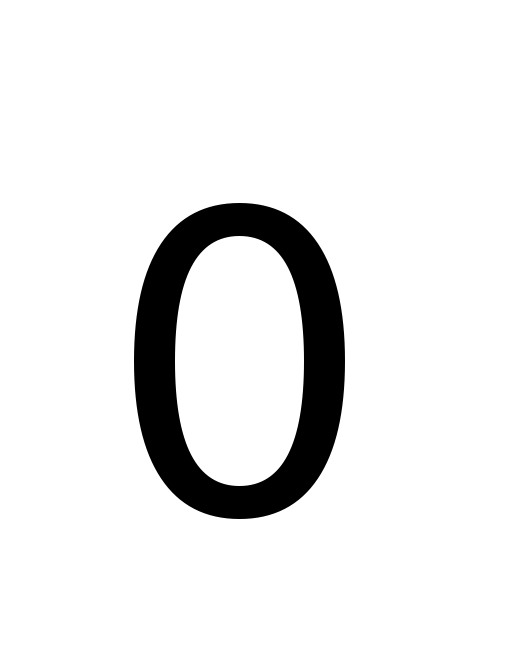
#> input picture data/0.jpg, 531 x 649 px
$ python -i helper.py   (imports and definitions only)   (older library calls are emulated)
#> lines starting #> are read from the running program, lines starting #| are printed output that depends on the picture; after the words box and inside, x2 and y2 are one past the last pixel; in counts of white or black regions, pixels touching at a corner belong together
#> further down, picture is the input picture: shape (649, 531); min 0, max 255, mean 234.1
import cv2
import numpy as np
import random
def hog(img):
	bin_n = 2
	gx = cv2.Sobel(img, cv2.CV_64F, 1, 0)
	gy = cv2.Sobel(img, cv2.CV_64F, 0, 1)
	mag, ang = cv2.cartToPolar(gx, gy)
	bins = np.int32(bin_n*ang/(2*np.pi))    # quantizing binvalues in (0...16)
	bin_cells = bins[:10,:10], bins[10:,:10], bins[:10,10:], bins[10:,10:]
	mag_cells = mag[:10,:10], mag[10:,:10], mag[:10,10:], mag[10:,10:]
	hists = [np.bincount(b.ravel(), m.ravel(), bin_n) for b, m in zip(bin_cells, mag_cells)]
	hist = np.hstack(hists)     # hist is a 64 bit vector
	return hist
def array_hog(arr):
	result = []
	for img in arr:
		result.append(hog(img))
	return result

def display(img,txt="image"):
	cv2.imshow(txt,img)
	cv2.waitKey(0)
	cv2.destroyAllWindows()

def separados(imgray):
	imgray = cv2.medianBlur(imgray,3)
	thresh = cv2.adaptiveThreshold(imgray,255,cv2.ADAPTIVE_THRESH_GAUSSIAN_C,cv2.THRESH_BINARY_INV,55,15)
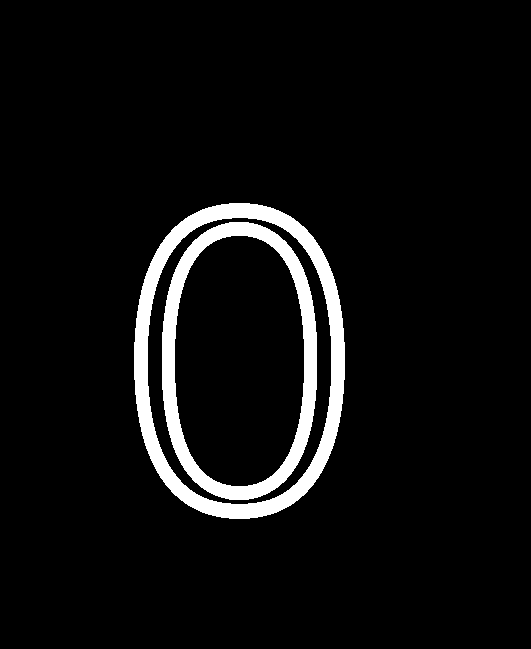
#> thresh: shape (649, 531); 5.9% white; 2 white regions
	#display(thresh)
	_,contours,hierarchy = cv2.findContours(thresh,cv2.RETR_EXTERNAL,cv2.CHAIN_APPROX_SIMPLE)
#> contours = 1 contour; box (x1, y1, x2, y2) and area: (134, 203, 345, 519) 54685
	out = np.zeros_like(imgray.copy()).astype('uint8')
	cv2.drawContours(out, contours, -1, (255,0,255), 1)
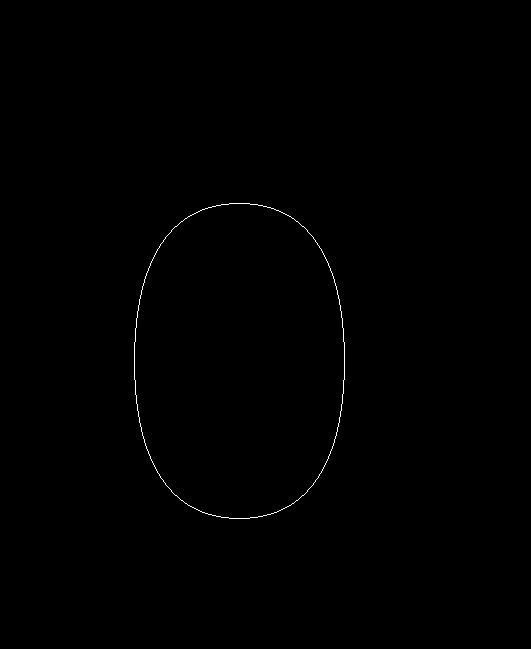
#> out: shape (649, 531); 0.23% white in thin lines or dots, all inside (x1, y1, x2, y2) = (134, 203, 345, 519)
	#display(out)
	result = []
	boxes=imgray.copy()
	for t in range(len(contours)) :
		x,y,w,h = cv2.boundingRect(contours[t])
		result.append((x,y,w,h))
		cv2.rectangle(boxes,(x,y),(x+w,y+h),128,1)
#> this loop made 1 pass
#> (x, y, w, h) on pass 1: (134, 203, 211, 316)
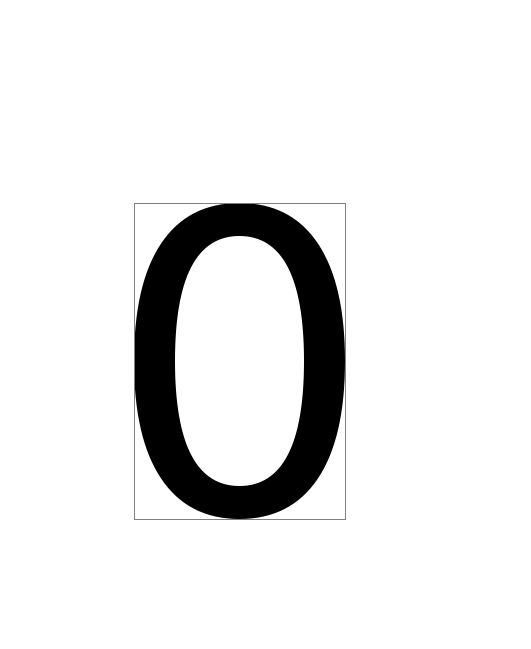
#> boxes: shape (649, 531); min 0, max 255, mean 233.8
#> after the loop, result = [(134, 203, 211, 316)]
	#display(boxes)
	random.shuffle(result)
	return result, contours


>>> import cv2
>>> picture = cv2.imread('../data/0.jpg', cv2.IMREAD_GRAYSCALE)
>>> result = separados(picture)

$ run again, on data/1.jpg
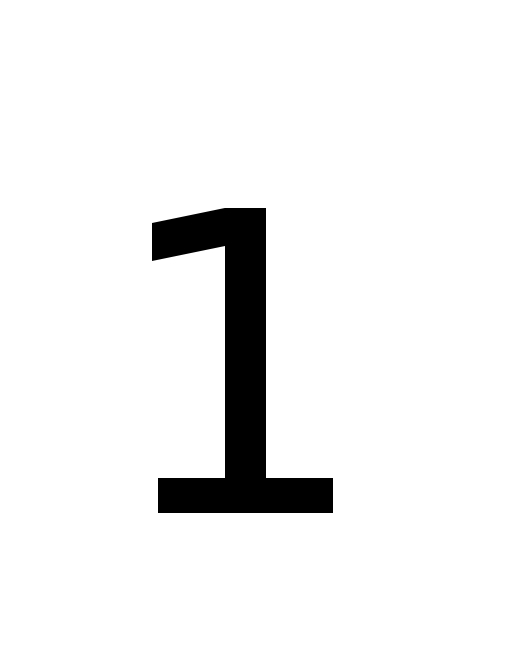
#> input picture data/1.jpg, 531 x 649 px
#> picture is the input picture: shape (649, 531); min 0, max 255, mean 240.2
#> in separados, `thresh = cv2.adaptiveThreshold(imgray,255,cv2.ADAPTIVE_THRESH_GAUSSIAN..`:
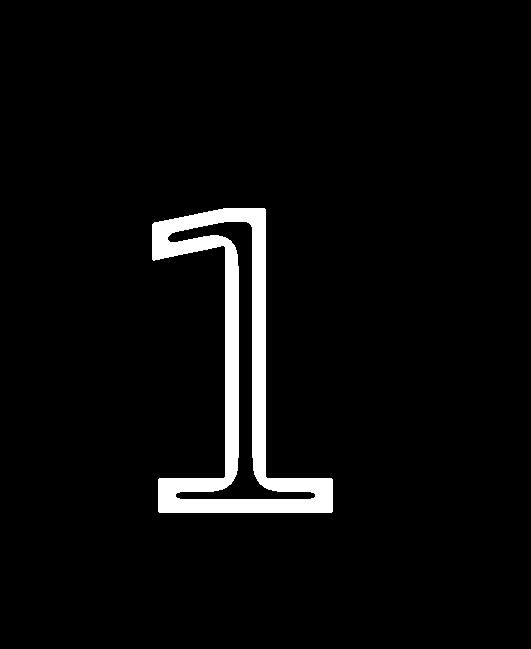
#> thresh: shape (649, 531); 4.1% white; 1 white region
#> contours = 1 contour; box (x1, y1, x2, y2) and area: (152, 208, 333, 513) 19414
#> out: shape (649, 531); 0.32% white in thin lines or dots, all inside (x1, y1, x2, y2) = (152, 208, 333, 513)
#> the loop in separados, `for t in range(len(contours)) :` made 1 pass
#> (x, y, w, h) on pass 1: (152, 208, 181, 305)
#> after the loop in separados, `for t in range(len(contours)) :`:
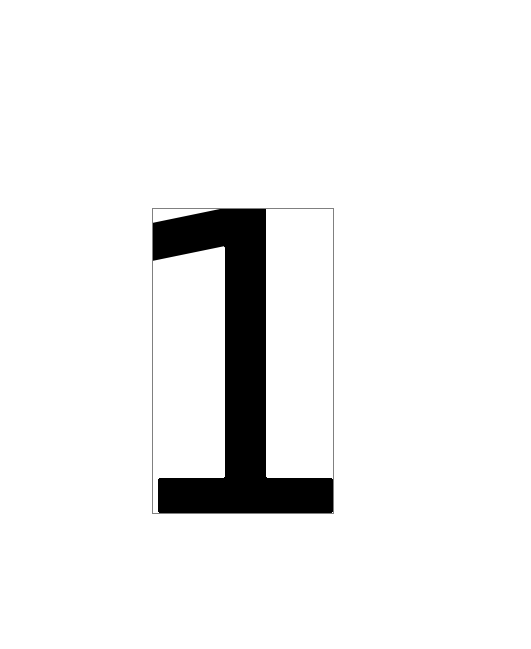
#> boxes: shape (649, 531); min 0, max 255, mean 239.9
#> after the loop in separados, `for t in range(len(contours)) :`: result = [(152, 208, 181, 305)]

$ run again, on data/2.jpg
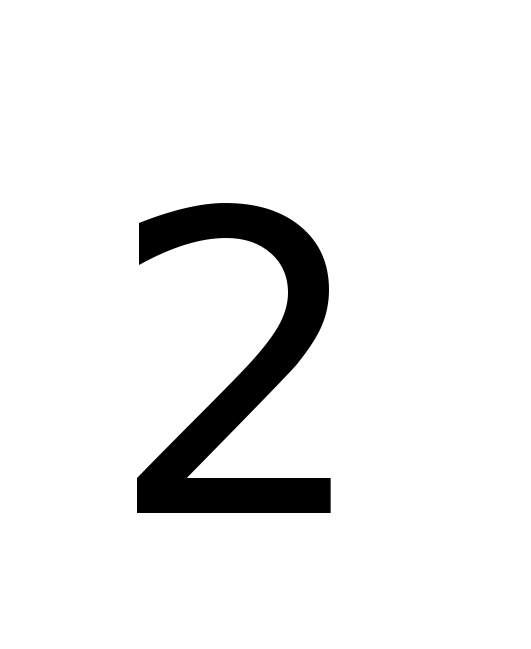
#> input picture data/2.jpg, 531 x 649 px
#> picture is the input picture: shape (649, 531); min 0, max 255, mean 237.6
#> in separados, `thresh = cv2.adaptiveThreshold(imgray,255,cv2.ADAPTIVE_THRESH_GAUSSIAN..`:
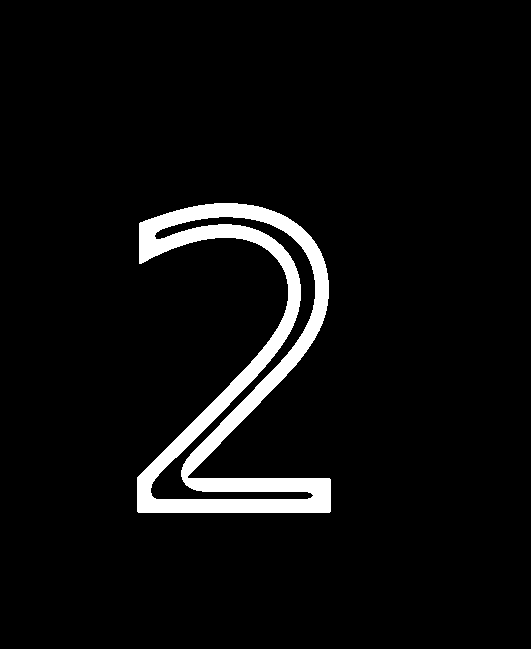
#> thresh: shape (649, 531); 5.2% white; 1 white region
#> contours = 1 contour; box (x1, y1, x2, y2) and area: (137, 203, 331, 513) 22926
#> out: shape (649, 531); 0.35% white in thin lines or dots, all inside (x1, y1, x2, y2) = (137, 203, 331, 513)
#> the loop in separados, `for t in range(len(contours)) :` made 1 pass
#> (x, y, w, h) on pass 1: (137, 203, 194, 310)
#> after the loop in separados, `for t in range(len(contours)) :`:
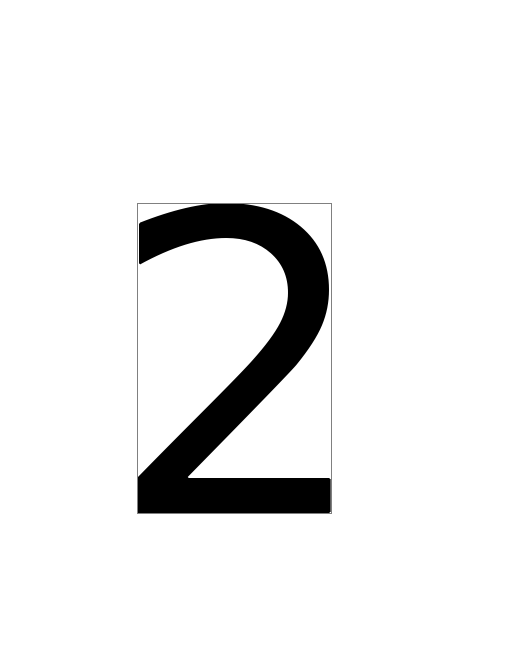
#> boxes: shape (649, 531); min 0, max 255, mean 237.2
#> after the loop in separados, `for t in range(len(contours)) :`: result = [(137, 203, 194, 310)]
